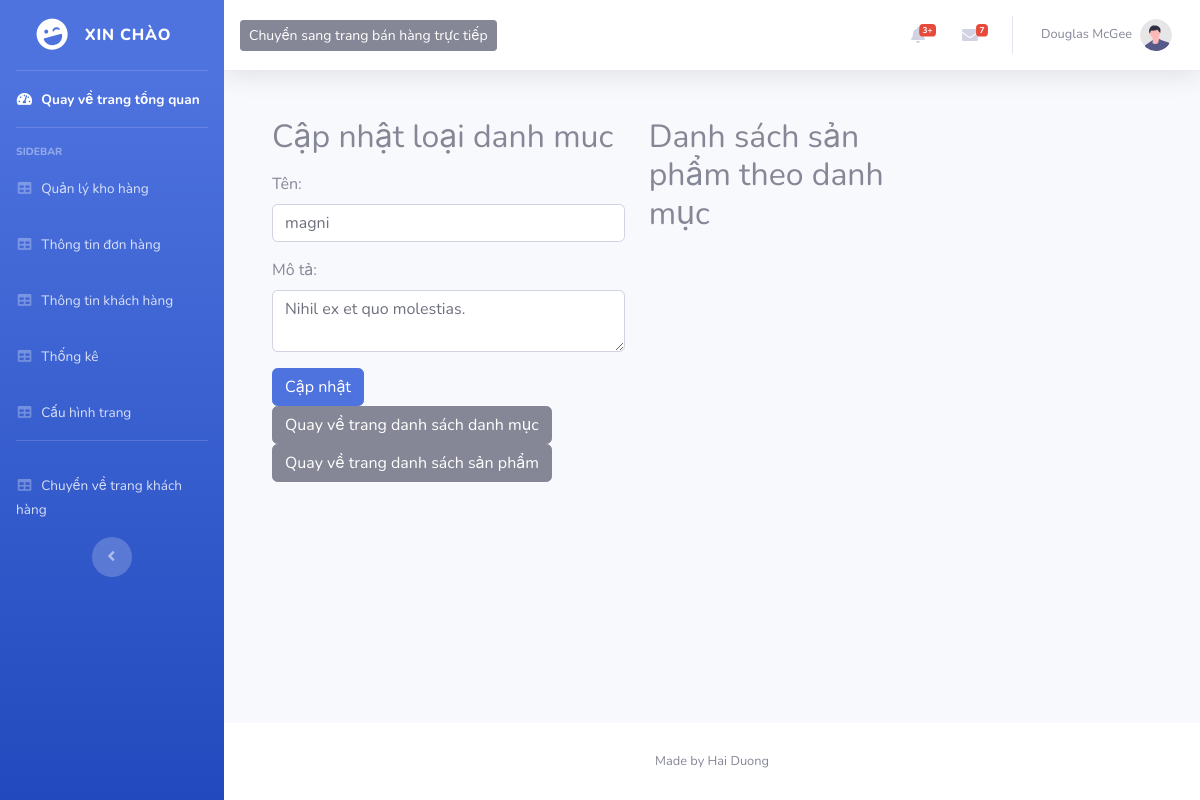
The page /admin.php?act=editloaisp&id=1 on the database as committed earlier.
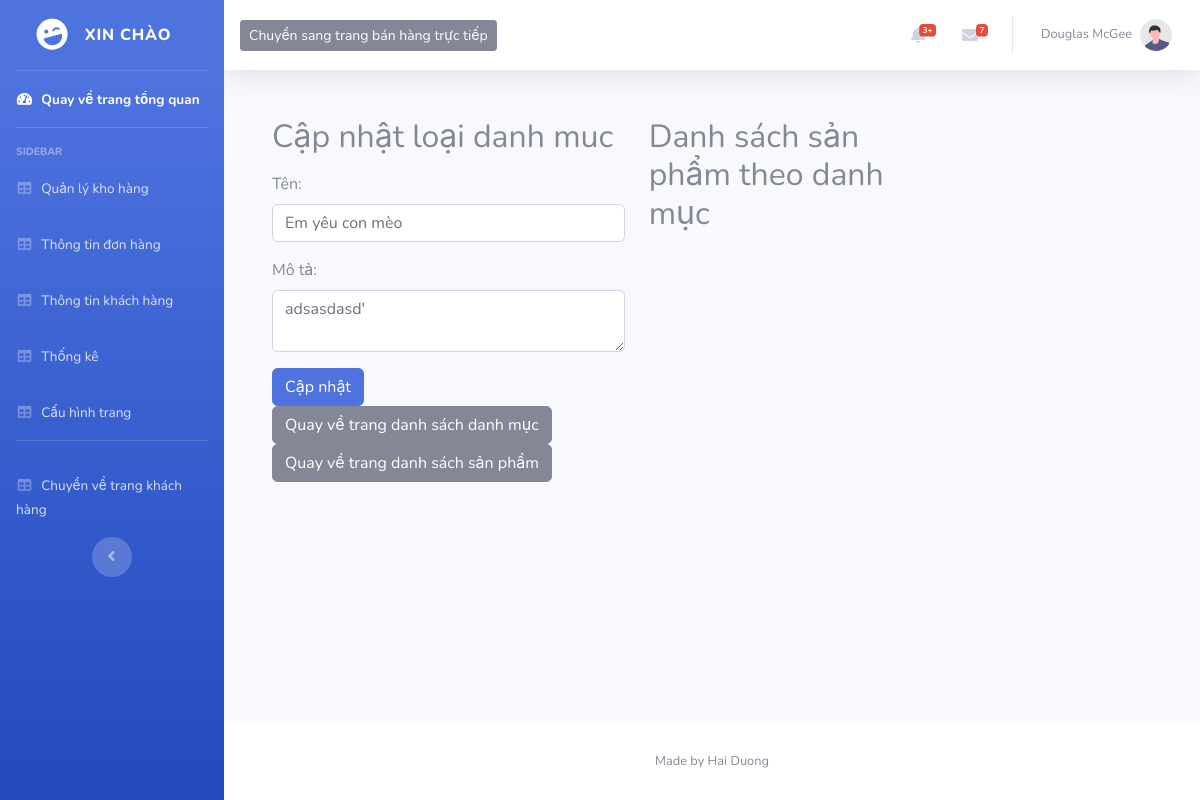
The same page on the database as committed later.
### tables this page shows
CREATE TABLE `category` (
  `id` int NOT NULL,
  `name` varchar(255) DEFAULT NULL,
  `description` varchar(50) DEFAULT NULL,
  `created_at` datetime DEFAULT CURRENT_TIMESTAMP,
  `update_at` timestamp NULL DEFAULT CURRENT_TIMESTAMP ON UPDATE CURRENT_TIMESTAMP
);

### DAO/PDO.php (called while the page is built, shortened)
<?php
function pdo_get_connection(){
    $servername = "localhost";
    $username = "root";
    $password = "";
    try {
        $conn = new PDO("mysql:host=$servername;dbname=testdatabase", $username, $password);
        $conn->setAttribute(PDO::ATTR_ERRMODE, PDO::ERRMODE_EXCEPTION);
        return $conn;
    } catch(PDOException $e) {
        echo "Connection failed: " . $e->getMessage();
    }
}
function pdo_query_one($sql){
    $sql_args=array_slice(func_get_args(),1);
    try{
        $conn=pdo_get_connection();
        $stmt=$conn->prepare($sql);
        $stmt->execute($sql_args);
        $row=$stmt->fetch(PDO::FETCH_ASSOC);
        return $row;
    }
    catch(PDOException $e){
        throw $e;
    }
    finally{
        unset($conn);
    }
}
?>

### DAO/DAO.php (called while the page is built, shortened)
<?php
function get_category($id = null)
{
    if ($id === null) {
        $sql = "SELECT * FROM `category`";
        return pdo_query($sql);
    } else {
        $sql = "SELECT * FROM `category` WHERE `id` = ?";
        return pdo_query_one($sql, $id);
    }
}

### admin/view/LoaiSanPham/LoaiSanPham.Custom.php (the view, shortened to what this page needs)
<div class="container mt-5">
    <div class="row">
        <div class="col-md-5">
            <h2>Cập nhật loại danh muc</h2>
            <form method="post">
                <div class="form-group">
                    <label for="new_ten_loai_san_pham">Tên:</label>
                    <input type="text" class="form-control" id="new_ten_loai_san_pham" name="new_ten_loai_san_pham" value="<?php echo $category_details['name']; ?>" required>
                </div>
                <div class="form-group">
                    <label for="new_mo_ta">Mô tả:</label>
                    <textarea class="form-control" id="new_mo_ta" name="new_mo_ta"><?php echo $category_details['description']; ?></textarea>
                </div>
                <button type="submit" class="btn btn-primary" name="update">Cập nhật</button>
                <a href="admin.php?act=loaisp" class="btn btn-secondary">Quay về trang danh sách danh mục</a>
                <a href="admin.php?act=sanpham" class="btn btn-secondary">Quay về trang danh sách sản phẩm</a>
            </form>
        </div>
        <div class="col-md-4">
            <h2>Danh sách sản phẩm theo danh mục</h2>
        </div>
    </div>
</div>

Rows that differ between the two databases and show on the page:
changed category: new_ten_loai_san_pham "magni" → "Em yêu con mèo"; new_mo_ta "Nihil ex et quo molestias." → "adsasdasd'"
